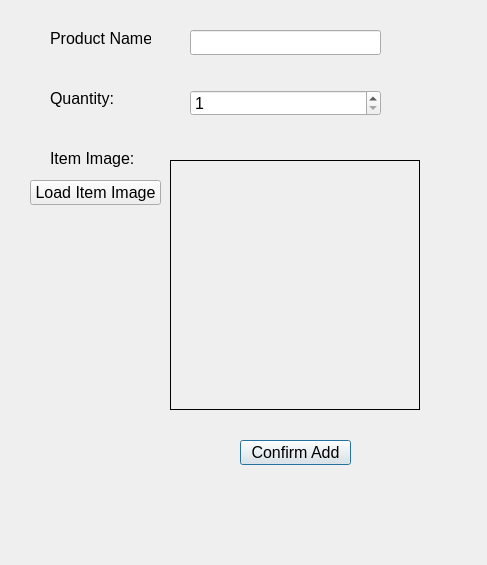
<?xml version="1.0" encoding="UTF-8"?>
<ui version="4.0">
 <class>AddItemDialog</class>
 <widget class="QDialog" name="AddItemDialog">
  <property name="geometry">
   <rect>
    <x>0</x>
    <y>0</y>
    <width>487</width>
    <height>565</height>
   </rect>
  </property>
  <property name="windowTitle">
   <string>Dialog</string>
  </property>
  <widget class="QLabel" name="label">
   <property name="geometry">
    <rect>
     <x>50</x>
     <y>30</y>
     <width>101</width>
     <height>17</height>
    </rect>
   </property>
   <property name="font">
    <font>
     <pointsize>12</pointsize>
    </font>
   </property>
   <property name="text">
    <string>Product Name:</string>
   </property>
  </widget>
  <widget class="QLabel" name="label_2">
   <property name="geometry">
    <rect>
     <x>50</x>
     <y>90</y>
     <width>71</width>
     <height>17</height>
    </rect>
   </property>
   <property name="font">
    <font>
     <pointsize>12</pointsize>
    </font>
   </property>
   <property name="text">
    <string>Quantity:</string>
   </property>
  </widget>
  <widget class="QLabel" name="label_3">
   <property name="geometry">
    <rect>
     <x>50</x>
     <y>150</y>
     <width>91</width>
     <height>17</height>
    </rect>
   </property>
   <property name="font">
    <font>
     <pointsize>12</pointsize>
    </font>
   </property>
   <property name="text">
    <string>Item Image:</string>
   </property>
  </widget>
  <widget class="QLineEdit" name="txtProductName">
   <property name="geometry">
    <rect>
     <x>190</x>
     <y>30</y>
     <width>191</width>
     <height>25</height>
    </rect>
   </property>
   <property name="font">
    <font>
     <pointsize>12</pointsize>
    </font>
   </property>
  </widget>
  <widget class="QSpinBox" name="spinBox">
   <property name="geometry">
    <rect>
     <x>190</x>
     <y>90</y>
     <width>191</width>
     <height>26</height>
    </rect>
   </property>
   <property name="font">
    <font>
     <pointsize>12</pointsize>
    </font>
   </property>
   <property name="minimum">
    <number>1</number>
   </property>
   <property name="maximum">
    <number>1000</number>
   </property>
  </widget>
  <widget class="QLabel" name="lblImage">
   <property name="geometry">
    <rect>
     <x>170</x>
     <y>160</y>
     <width>250</width>
     <height>250</height>
    </rect>
   </property>
   <property name="frameShape">
    <enum>QFrame::Panel</enum>
   </property>
   <property name="text">
    <string/>
   </property>
  </widget>
  <widget class="QPushButton" name="btnConfirmAdd_2">
   <property name="geometry">
    <rect>
     <x>240</x>
     <y>440</y>
     <width>111</width>
     <height>25</height>
    </rect>
   </property>
   <property name="font">
    <font>
     <pointsize>12</pointsize>
    </font>
   </property>
   <property name="text">
    <string>Confirm Add</string>
   </property>
  </widget>
  <widget class="QPushButton" name="btnLoadImage">
   <property name="geometry">
    <rect>
     <x>30</x>
     <y>180</y>
     <width>131</width>
     <height>25</height>
    </rect>
   </property>
   <property name="font">
    <font>
     <pointsize>12</pointsize>
    </font>
   </property>
   <property name="text">
    <string>Load Item Image</string>
   </property>
  </widget>
 </widget>
 <resources/>
 <connections/>
</ui>
